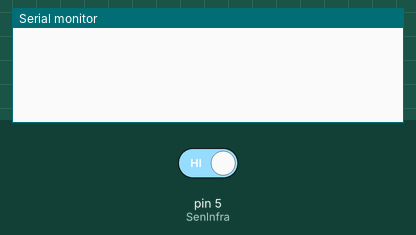
A sketch run on a simulated Arduino Uno, built with avr-gcc and run on an emulated ATmega328P. Parts: the last lines printed to the serial monitor. The test bench sets the inputs (shaded band); at power-on: pin 5 (SenInfra) HIGH.

Above: at 1.2 s.
1.3 s: pin 5 (SenInfra) driven LOW
At 1.66 s:
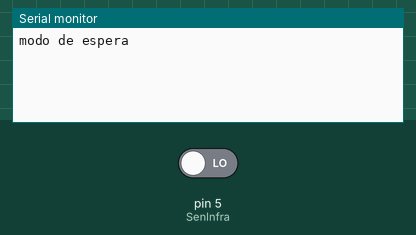
At 2.26 s:
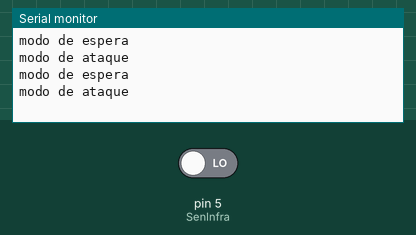

The sketch:

FuncaoReceptorKY022.ino
```cpp
const int SenInfra = 5;
int cont = 0; // Variavel que que libera qual if o botão vai receber


void receptor()
{

  if (digitalRead(SenInfra) == LOW)//verifica se apertaram o botão do controle
  {
    //o robô inicia desligado com cont = 0;
    //o primeiro aperto do botão sempre será de ligá-lo;


    cont = cont + 1;
    delay(200);//precisa de delay para o sensor não receber mais de um sinal


    if (cont % 2 != 0) // se o valor do cont for irmpar o robô entra em modo de espera
    {
      Serial.println("modo de espera");
    }
    if (cont % 2 == 0) // se o valor do cont for par o robô entra em modo de ataque
    {
      Serial.println("modo de ataque");
    }
  }
}

void setup() {

  pinMode (SenInfra, INPUT);

  Serial.begin(9600);
}

void loop()
{
  receptor();
}
```

Measured:
- after the input at 1.3 s, the serial monitor: prints a new line after 0.20 s (image 1)
